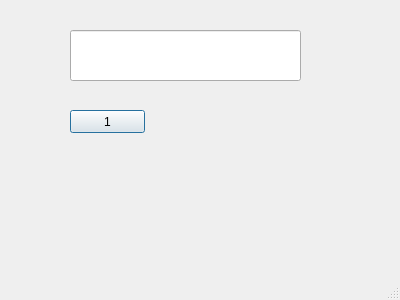
<?xml version="1.0" encoding="UTF-8"?>
<ui version="4.0">
 <class>Dialog</class>
 <widget class="QDialog" name="Dialog">
  <property name="geometry">
   <rect>
    <x>0</x>
    <y>0</y>
    <width>400</width>
    <height>300</height>
   </rect>
  </property>
  <property name="windowTitle">
   <string>Simple Calculator</string>
  </property>
  <property name="sizeGripEnabled">
   <bool>true</bool>
  </property>
  <widget class="QPushButton" name="one">
   <property name="geometry">
    <rect>
     <x>70</x>
     <y>110</y>
     <width>75</width>
     <height>23</height>
    </rect>
   </property>
   <property name="text">
    <string>1</string>
   </property>
  </widget>
  <widget class="QLineEdit" name="display">
   <property name="geometry">
    <rect>
     <x>70</x>
     <y>30</y>
     <width>231</width>
     <height>51</height>
    </rect>
   </property>
  </widget>
 </widget>
 <resources/>
 <connections/>
</ui>
